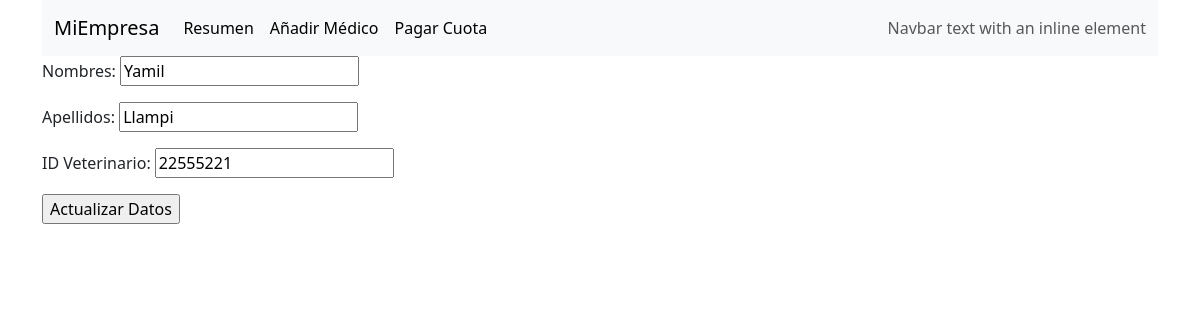
The page /quotas/update_doctor/1 on the database as committed earlier.
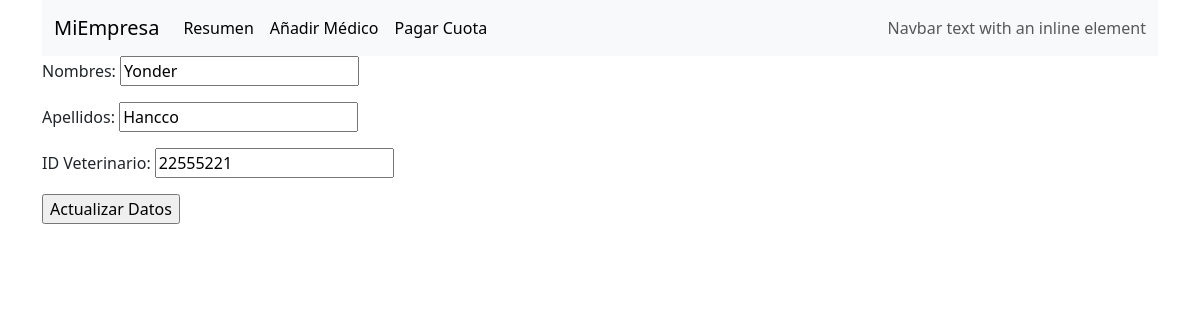
The same page on the database as committed later.
### apps/userprofile/models.py (models this page shows, shortened)
class UserProfile(models.Model):
    first_name = models.CharField('Nombres', max_length=150, null=True)
    last_name = models.CharField('Apellidos', max_length=150, null=True)
    id_veterinarian = models.CharField('ID Veterinario', max_length=9, null=True, unique=True)
    pagado_hasta_month = models.PositiveSmallIntegerField(null=True, default=0)
    pagado_hasta_year = models.PositiveSmallIntegerField(null=True, default=0)
    activo_hasta_month = models.PositiveSmallIntegerField(null=True, default=0)
    activo_hasta_year = models.PositiveSmallIntegerField(null=True, default=0)
    es_activo = models.BooleanField(default=True)
    objects = UserProfileManager()

### apps/quotas/views.py (the view)
# urls.py: path('update_doctor/<int:pk>', views.update_doctor, name='update_doctor'),
def update_doctor(request, pk):
    context = {}
    obj = get_object_or_404(UserProfile, id=pk)
    form = CustomUserForm(request.POST or None, instance=obj)
    if form.is_valid():
        form.save()
        return HttpResponseRedirect("/quotas/detail_doctor/" + str(pk))
    context["form"] = form
    return render(request, "quotas/update_doctor.html", context)

### apps/userprofile/forms.py
class CustomUserForm(forms.ModelForm):
    class Meta:
        model = UserProfile
        fields = ('first_name', 'last_name', 'id_veterinarian',)
        """
        widgets = {
            'first_name': forms.TextInput(attrs={
                'class': 'w-full p-4 border border-gray-200'
            }),
            'last_name': forms.TextInput(attrs={
                'class': 'w-full p-4 border border-gray-200'
            }),
            'num_whatsapp': forms.TextInput(attrs={
                'class': 'w-full p-4 border border-gray-200',
                'placeholder': 'Ej. 987654321'
            }),
            'departamento': forms.Select(attrs={
                'class': 'w-full p-4 border border-gray-200'
            }),
        }
        """

### apps/quotas/templates/quotas/update_doctor.html (shortened to what this page needs)
{% extends 'quotas/base.html' %}
{% block content %}
    <div class="container">
        <form method="POST">
            {{ form.as_p }}
            <input type="submit" value="Actualizar Datos">
        </form>
    </div>
{% endblock content %}

Rows that differ between the two databases and show on the page:
changed UserProfile: first_name "Yamil" → "Yonder"; last_name "Llampi" → "Hancco"
